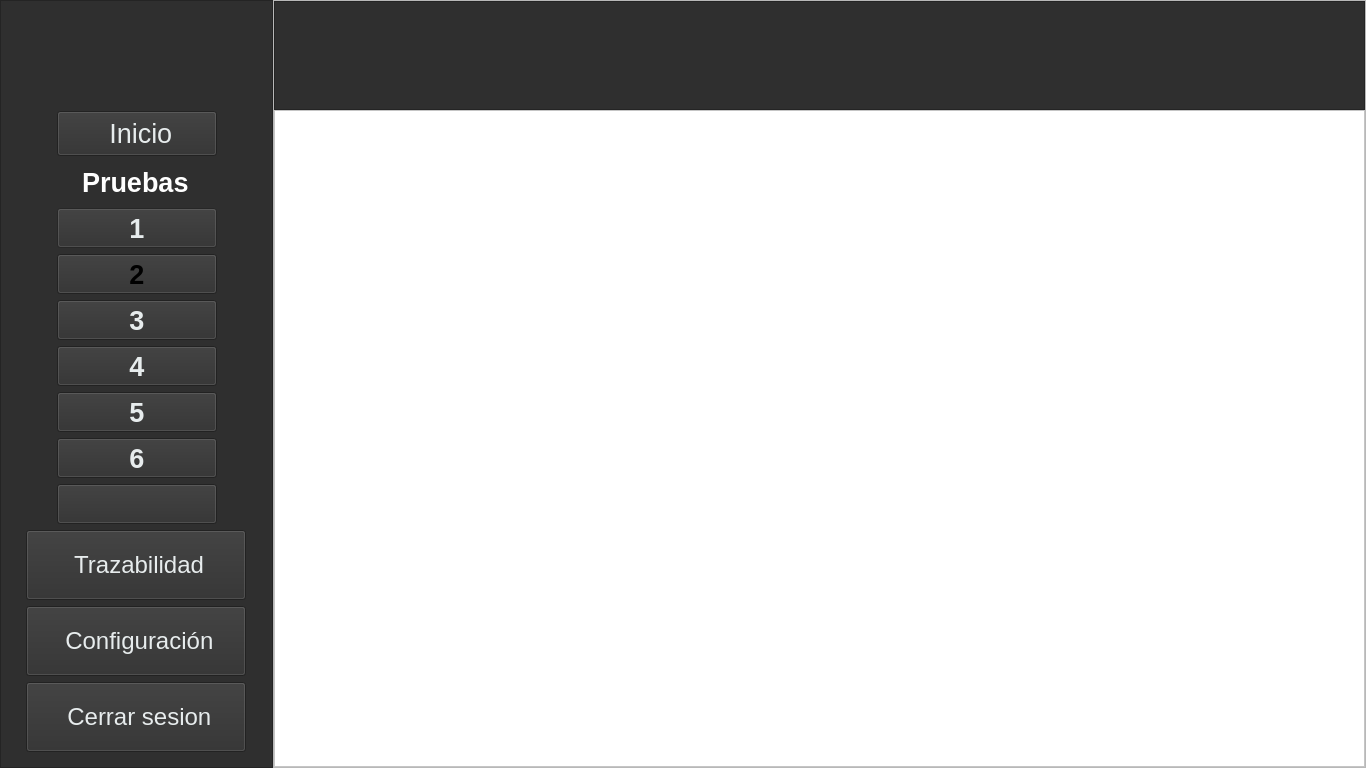
<?xml version="1.0" encoding="UTF-8"?>
<ui version="4.0">
 <class>MainWindow</class>
 <widget class="QMainWindow" name="MainWindow">
  <property name="geometry">
   <rect>
    <x>0</x>
    <y>0</y>
    <width>1366</width>
    <height>768</height>
   </rect>
  </property>
  <property name="minimumSize">
   <size>
    <width>1366</width>
    <height>768</height>
   </size>
  </property>
  <property name="windowTitle">
   <string>MainWindow</string>
  </property>
  <widget class="QWidget" name="centralwidget">
   <layout class="QHBoxLayout" name="horizontalLayout" stretch="1,4">
    <property name="spacing">
     <number>0</number>
    </property>
    <property name="leftMargin">
     <number>0</number>
    </property>
    <property name="topMargin">
     <number>0</number>
    </property>
    <property name="rightMargin">
     <number>0</number>
    </property>
    <property name="bottomMargin">
     <number>0</number>
    </property>
    <item>
     <widget class="QFrame" name="frame">
      <property name="styleSheet">
       <string notr="true">background-color: rgb(47, 47, 47);</string>
      </property>
      <property name="frameShape">
       <enum>QFrame::StyledPanel</enum>
      </property>
      <property name="frameShadow">
       <enum>QFrame::Raised</enum>
      </property>
      <layout class="QVBoxLayout" name="verticalLayout_2">
       <item>
        <layout class="QHBoxLayout" name="horizontalLayout_9">
         <item>
          <spacer name="horizontalSpacer">
           <property name="orientation">
            <enum>Qt::Horizontal</enum>
           </property>
           <property name="sizeType">
            <enum>QSizePolicy::Fixed</enum>
           </property>
           <property name="sizeHint" stdset="0">
            <size>
             <width>20</width>
             <height>17</height>
            </size>
           </property>
          </spacer>
         </item>
         <item>
          <widget class="QLabel" name="lblLogo">
           <property name="sizePolicy">
            <sizepolicy hsizetype="Ignored" vsizetype="Ignored">
             <horstretch>0</horstretch>
             <verstretch>0</verstretch>
            </sizepolicy>
           </property>
           <property name="minimumSize">
            <size>
             <width>190</width>
             <height>70</height>
            </size>
           </property>
           <property name="maximumSize">
            <size>
             <width>190</width>
             <height>80</height>
            </size>
           </property>
           <property name="text">
            <string/>
           </property>
           <property name="pixmap">
            <pixmap resource="../resources/resources.qrc">:/resources/vectorseek.com-Nidec Logo Vector.png</pixmap>
           </property>
           <property name="scaledContents">
            <bool>true</bool>
           </property>
          </widget>
         </item>
         <item>
          <spacer name="horizontalSpacer_2">
           <property name="orientation">
            <enum>Qt::Horizontal</enum>
           </property>
           <property name="sizeType">
            <enum>QSizePolicy::Fixed</enum>
           </property>
           <property name="sizeHint" stdset="0">
            <size>
             <width>21</width>
             <height>17</height>
            </size>
           </property>
          </spacer>
         </item>
        </layout>
       </item>
       <item>
        <spacer name="verticalSpacer">
         <property name="orientation">
          <enum>Qt::Vertical</enum>
         </property>
         <property name="sizeType">
          <enum>QSizePolicy::Fixed</enum>
         </property>
         <property name="sizeHint" stdset="0">
          <size>
           <width>20</width>
           <height>15</height>
          </size>
         </property>
        </spacer>
       </item>
       <item>
        <layout class="QHBoxLayout" name="horizontalLayout_39">
         <item>
          <spacer name="horizontalSpacer_9">
           <property name="orientation">
            <enum>Qt::Horizontal</enum>
           </property>
           <property name="sizeHint" stdset="0">
            <size>
             <width>40</width>
             <height>20</height>
            </size>
           </property>
          </spacer>
         </item>
         <item>
          <widget class="QPushButton" name="btnInicializar">
           <property name="minimumSize">
            <size>
             <width>160</width>
             <height>45</height>
            </size>
           </property>
           <property name="maximumSize">
            <size>
             <width>160</width>
             <height>16777215</height>
            </size>
           </property>
           <property name="font">
            <font>
             <pointsize>20</pointsize>
            </font>
           </property>
           <property name="cursor">
            <cursorShape>PointingHandCursor</cursorShape>
           </property>
           <property name="toolTip">
            <string>Volver al inicio</string>
           </property>
           <property name="styleSheet">
            <string notr="true">color: rgb(231, 236, 237);</string>
           </property>
           <property name="text">
            <string> Inicio</string>
           </property>
           <property name="icon">
            <iconset resource="../resources/resources.qrc">
             <normaloff>:/resources/home.png</normaloff>:/resources/home.png</iconset>
           </property>
           <property name="iconSize">
            <size>
             <width>32</width>
             <height>32</height>
            </size>
           </property>
           <property name="checkable">
            <bool>true</bool>
           </property>
          </widget>
         </item>
         <item>
          <spacer name="horizontalSpacer_10">
           <property name="orientation">
            <enum>Qt::Horizontal</enum>
           </property>
           <property name="sizeHint" stdset="0">
            <size>
             <width>40</width>
             <height>20</height>
            </size>
           </property>
          </spacer>
         </item>
        </layout>
       </item>
       <item>
        <layout class="QHBoxLayout" name="horizontalLayout_2">
         <item>
          <spacer name="horizontalSpacer_12">
           <property name="orientation">
            <enum>Qt::Horizontal</enum>
           </property>
           <property name="sizeHint" stdset="0">
            <size>
             <width>40</width>
             <height>20</height>
            </size>
           </property>
          </spacer>
         </item>
         <item>
          <widget class="QLabel" name="label">
           <property name="minimumSize">
            <size>
             <width>110</width>
             <height>30</height>
            </size>
           </property>
           <property name="maximumSize">
            <size>
             <width>120</width>
             <height>40</height>
            </size>
           </property>
           <property name="font">
            <font>
             <pointsize>20</pointsize>
             <weight>75</weight>
             <bold>true</bold>
            </font>
           </property>
           <property name="styleSheet">
            <string notr="true">color: rgb(255, 255, 255);</string>
           </property>
           <property name="text">
            <string>Pruebas</string>
           </property>
          </widget>
         </item>
         <item>
          <spacer name="horizontalSpacer_11">
           <property name="orientation">
            <enum>Qt::Horizontal</enum>
           </property>
           <property name="sizeHint" stdset="0">
            <size>
             <width>40</width>
             <height>20</height>
            </size>
           </property>
          </spacer>
         </item>
        </layout>
       </item>
       <item>
        <layout class="QHBoxLayout" name="horizontalLayout_3">
         <property name="spacing">
          <number>0</number>
         </property>
         <item>
          <spacer name="horizontalSpacer_14">
           <property name="orientation">
            <enum>Qt::Horizontal</enum>
           </property>
           <property name="sizeHint" stdset="0">
            <size>
             <width>40</width>
             <height>20</height>
            </size>
           </property>
          </spacer>
         </item>
         <item>
          <widget class="QPushButton" name="btnPrueba1">
           <property name="enabled">
            <bool>false</bool>
           </property>
           <property name="minimumSize">
            <size>
             <width>160</width>
             <height>30</height>
            </size>
           </property>
           <property name="maximumSize">
            <size>
             <width>120</width>
             <height>40</height>
            </size>
           </property>
           <property name="font">
            <font>
             <pointsize>20</pointsize>
             <weight>75</weight>
             <bold>true</bold>
            </font>
           </property>
           <property name="cursor">
            <cursorShape>PointingHandCursor</cursorShape>
           </property>
           <property name="toolTip">
            <string>Inicializar pruebas</string>
           </property>
           <property name="styleSheet">
            <string notr="true">color: rgb(231, 236, 237);
</string>
           </property>
           <property name="text">
            <string>1</string>
           </property>
           <property name="iconSize">
            <size>
             <width>35</width>
             <height>35</height>
            </size>
           </property>
           <property name="checkable">
            <bool>true</bool>
           </property>
          </widget>
         </item>
         <item>
          <spacer name="horizontalSpacer_13">
           <property name="orientation">
            <enum>Qt::Horizontal</enum>
           </property>
           <property name="sizeHint" stdset="0">
            <size>
             <width>40</width>
             <height>20</height>
            </size>
           </property>
          </spacer>
         </item>
        </layout>
       </item>
       <item>
        <layout class="QHBoxLayout" name="horizontalLayout_4">
         <property name="spacing">
          <number>0</number>
         </property>
         <item>
          <spacer name="horizontalSpacer_15">
           <property name="orientation">
            <enum>Qt::Horizontal</enum>
           </property>
           <property name="sizeHint" stdset="0">
            <size>
             <width>40</width>
             <height>20</height>
            </size>
           </property>
          </spacer>
         </item>
         <item>
          <widget class="QPushButton" name="btnPrueba2">
           <property name="minimumSize">
            <size>
             <width>160</width>
             <height>30</height>
            </size>
           </property>
           <property name="maximumSize">
            <size>
             <width>120</width>
             <height>40</height>
            </size>
           </property>
           <property name="font">
            <font>
             <pointsize>20</pointsize>
             <weight>75</weight>
             <bold>true</bold>
            </font>
           </property>
           <property name="styleSheet">
            <string notr="true">color: rgb(231, 236, 237);


QPushButton {
	color: rgb(231, 236, 237);
	background-color: rgb(47, 47, 47);

     border: 2px solid rgb(67, 67, 67); /* Borde para el QStackedWidget */
    border-radius: 20px; /* Bordes redondeados solo para el QStackedWidget */
    padding: 5px; /* Opcional: agrega espacio interno */
}</string>
           </property>
           <property name="text">
            <string>2</string>
           </property>
           <property name="iconSize">
            <size>
             <width>35</width>
             <height>35</height>
            </size>
           </property>
           <property name="checkable">
            <bool>true</bool>
           </property>
          </widget>
         </item>
         <item>
          <spacer name="horizontalSpacer_16">
           <property name="orientation">
            <enum>Qt::Horizontal</enum>
           </property>
           <property name="sizeHint" stdset="0">
            <size>
             <width>40</width>
             <height>20</height>
            </size>
           </property>
          </spacer>
         </item>
        </layout>
       </item>
       <item>
        <layout class="QHBoxLayout" name="horizontalLayout_5">
         <property name="spacing">
          <number>0</number>
         </property>
         <item>
          <spacer name="horizontalSpacer_18">
           <property name="orientation">
            <enum>Qt::Horizontal</enum>
           </property>
           <property name="sizeHint" stdset="0">
            <size>
             <width>40</width>
             <height>20</height>
            </size>
           </property>
          </spacer>
         </item>
         <item>
          <widget class="QPushButton" name="btnPrueba3">
           <property name="minimumSize">
            <size>
             <width>160</width>
             <height>30</height>
            </size>
           </property>
           <property name="maximumSize">
            <size>
             <width>120</width>
             <height>40</height>
            </size>
           </property>
           <property name="font">
            <font>
             <pointsize>20</pointsize>
             <weight>75</weight>
             <bold>true</bold>
            </font>
           </property>
           <property name="styleSheet">
            <string notr="true">color: rgb(231, 236, 237);</string>
           </property>
           <property name="text">
            <string>3</string>
           </property>
           <property name="iconSize">
            <size>
             <width>35</width>
             <height>35</height>
            </size>
           </property>
           <property name="checkable">
            <bool>true</bool>
           </property>
          </widget>
         </item>
         <item>
          <spacer name="horizontalSpacer_17">
           <property name="orientation">
            <enum>Qt::Horizontal</enum>
           </property>
           <property name="sizeHint" stdset="0">
            <size>
             <width>40</width>
             <height>20</height>
            </size>
           </property>
          </spacer>
         </item>
        </layout>
       </item>
       <item>
        <layout class="QHBoxLayout" name="horizontalLayout_6">
         <property name="spacing">
          <number>0</number>
         </property>
         <item>
          <spacer name="horizontalSpacer_19">
           <property name="orientation">
            <enum>Qt::Horizontal</enum>
           </property>
           <property name="sizeHint" stdset="0">
            <size>
             <width>40</width>
             <height>20</height>
            </size>
           </property>
          </spacer>
         </item>
         <item>
          <widget class="QPushButton" name="btnPrueba4">
           <property name="minimumSize">
            <size>
             <width>160</width>
             <height>30</height>
            </size>
           </property>
           <property name="maximumSize">
            <size>
             <width>120</width>
             <height>40</height>
            </size>
           </property>
           <property name="font">
            <font>
             <pointsize>20</pointsize>
             <weight>75</weight>
             <bold>true</bold>
            </font>
           </property>
           <property name="styleSheet">
            <string notr="true">color: rgb(231, 236, 237);</string>
           </property>
           <property name="text">
            <string>4</string>
           </property>
           <property name="iconSize">
            <size>
             <width>35</width>
             <height>35</height>
            </size>
           </property>
           <property name="checkable">
            <bool>true</bool>
           </property>
          </widget>
         </item>
         <item>
          <spacer name="horizontalSpacer_20">
           <property name="orientation">
            <enum>Qt::Horizontal</enum>
           </property>
           <property name="sizeHint" stdset="0">
            <size>
             <width>40</width>
             <height>20</height>
            </size>
           </property>
          </spacer>
         </item>
        </layout>
       </item>
       <item>
        <layout class="QHBoxLayout" name="horizontalLayout_7">
         <property name="spacing">
          <number>0</number>
         </property>
         <item>
          <spacer name="horizontalSpacer_22">
           <property name="orientation">
            <enum>Qt::Horizontal</enum>
           </property>
           <property name="sizeHint" stdset="0">
            <size>
             <width>40</width>
             <height>20</height>
            </size>
           </property>
          </spacer>
         </item>
         <item>
          <widget class="QPushButton" name="btnPrueba5">
           <property name="minimumSize">
            <size>
             <width>160</width>
             <height>30</height>
            </size>
           </property>
           <property name="maximumSize">
            <size>
             <width>120</width>
             <height>40</height>
            </size>
           </property>
           <property name="font">
            <font>
             <pointsize>20</pointsize>
             <weight>75</weight>
             <bold>true</bold>
            </font>
           </property>
           <property name="styleSheet">
            <string notr="true">color: rgb(231, 236, 237);</string>
           </property>
           <property name="text">
            <string>5</string>
           </property>
           <property name="iconSize">
            <size>
             <width>35</width>
             <height>35</height>
            </size>
           </property>
           <property name="checkable">
            <bool>true</bool>
           </property>
          </widget>
         </item>
         <item>
          <spacer name="horizontalSpacer_21">
           <property name="orientation">
            <enum>Qt::Horizontal</enum>
           </property>
           <property name="sizeHint" stdset="0">
            <size>
             <width>40</width>
             <height>20</height>
            </size>
           </property>
          </spacer>
         </item>
        </layout>
       </item>
       <item>
        <layout class="QHBoxLayout" name="horizontalLayout_8">
         <property name="spacing">
          <number>0</number>
         </property>
         <item>
          <spacer name="horizontalSpacer_23">
           <property name="orientation">
            <enum>Qt::Horizontal</enum>
           </property>
           <property name="sizeHint" stdset="0">
            <size>
             <width>40</width>
             <height>20</height>
            </size>
           </property>
          </spacer>
         </item>
         <item>
          <widget class="QPushButton" name="btnPrueba6">
           <property name="minimumSize">
            <size>
             <width>160</width>
             <height>30</height>
            </size>
           </property>
           <property name="maximumSize">
            <size>
             <width>120</width>
             <height>40</height>
            </size>
           </property>
           <property name="font">
            <font>
             <pointsize>20</pointsize>
             <weight>75</weight>
             <bold>true</bold>
            </font>
           </property>
           <property name="styleSheet">
            <string notr="true">color: rgb(231, 236, 237);</string>
           </property>
           <property name="text">
            <string>6</string>
           </property>
           <property name="iconSize">
            <size>
             <width>35</width>
             <height>35</height>
            </size>
           </property>
           <property name="checkable">
            <bool>true</bool>
           </property>
          </widget>
         </item>
         <item>
          <spacer name="horizontalSpacer_24">
           <property name="orientation">
            <enum>Qt::Horizontal</enum>
           </property>
           <property name="sizeHint" stdset="0">
            <size>
             <width>40</width>
             <height>20</height>
            </size>
           </property>
          </spacer>
         </item>
        </layout>
       </item>
       <item>
        <layout class="QHBoxLayout" name="horizontalLayout_10">
         <property name="spacing">
          <number>0</number>
         </property>
         <item>
          <spacer name="horizontalSpacer_26">
           <property name="orientation">
            <enum>Qt::Horizontal</enum>
           </property>
           <property name="sizeHint" stdset="0">
            <size>
             <width>40</width>
             <height>20</height>
            </size>
           </property>
          </spacer>
         </item>
         <item>
          <widget class="QPushButton" name="btnResultados">
           <property name="minimumSize">
            <size>
             <width>160</width>
             <height>30</height>
            </size>
           </property>
           <property name="maximumSize">
            <size>
             <width>120</width>
             <height>40</height>
            </size>
           </property>
           <property name="font">
            <font>
             <pointsize>20</pointsize>
            </font>
           </property>
           <property name="styleSheet">
            <string notr="true">color: rgb(231, 236, 237);</string>
           </property>
           <property name="text">
            <string/>
           </property>
           <property name="icon">
            <iconset resource="../resources/resources.qrc">
             <normaloff>:/resources/clipboard.png</normaloff>:/resources/clipboard.png</iconset>
           </property>
           <property name="iconSize">
            <size>
             <width>32</width>
             <height>32</height>
            </size>
           </property>
           <property name="checkable">
            <bool>true</bool>
           </property>
          </widget>
         </item>
         <item>
          <spacer name="horizontalSpacer_25">
           <property name="orientation">
            <enum>Qt::Horizontal</enum>
           </property>
           <property name="sizeHint" stdset="0">
            <size>
             <width>40</width>
             <height>20</height>
            </size>
           </property>
          </spacer>
         </item>
        </layout>
       </item>
       <item>
        <layout class="QHBoxLayout" name="layoutbtnTrazabilidad">
         <property name="spacing">
          <number>0</number>
         </property>
         <item>
          <spacer name="horizontalSpacer_6">
           <property name="orientation">
            <enum>Qt::Horizontal</enum>
           </property>
           <property name="sizeHint" stdset="0">
            <size>
             <width>18</width>
             <height>20</height>
            </size>
           </property>
          </spacer>
         </item>
         <item>
          <widget class="QPushButton" name="btnTrazabilidad">
           <property name="minimumSize">
            <size>
             <width>220</width>
             <height>60</height>
            </size>
           </property>
           <property name="maximumSize">
            <size>
             <width>220</width>
             <height>70</height>
            </size>
           </property>
           <property name="font">
            <font>
             <pointsize>18</pointsize>
            </font>
           </property>
           <property name="cursor">
            <cursorShape>PointingHandCursor</cursorShape>
           </property>
           <property name="styleSheet">
            <string notr="true">color: rgb(231, 236, 237);</string>
           </property>
           <property name="text">
            <string> Trazabilidad</string>
           </property>
           <property name="icon">
            <iconset resource="../resources/resources.qrc">
             <normaloff>:/resources/folder (1).png</normaloff>:/resources/folder (1).png</iconset>
           </property>
           <property name="iconSize">
            <size>
             <width>32</width>
             <height>32</height>
            </size>
           </property>
           <property name="checkable">
            <bool>true</bool>
           </property>
          </widget>
         </item>
         <item>
          <spacer name="horizontalSpacer_5">
           <property name="orientation">
            <enum>Qt::Horizontal</enum>
           </property>
           <property name="sizeHint" stdset="0">
            <size>
             <width>18</width>
             <height>20</height>
            </size>
           </property>
          </spacer>
         </item>
        </layout>
       </item>
       <item>
        <layout class="QHBoxLayout" name="layoutbtnConfiguracion">
         <property name="spacing">
          <number>0</number>
         </property>
         <item>
          <spacer name="horizontalSpacer_4">
           <property name="orientation">
            <enum>Qt::Horizontal</enum>
           </property>
           <property name="sizeHint" stdset="0">
            <size>
             <width>18</width>
             <height>20</height>
            </size>
           </property>
          </spacer>
         </item>
         <item>
          <widget class="QPushButton" name="btnConfiguracion">
           <property name="minimumSize">
            <size>
             <width>220</width>
             <height>60</height>
            </size>
           </property>
           <property name="maximumSize">
            <size>
             <width>220</width>
             <height>70</height>
            </size>
           </property>
           <property name="font">
            <font>
             <pointsize>18</pointsize>
            </font>
           </property>
           <property name="cursor">
            <cursorShape>PointingHandCursor</cursorShape>
           </property>
           <property name="styleSheet">
            <string notr="true">color: rgb(231, 236, 237);</string>
           </property>
           <property name="text">
            <string> Configuración</string>
           </property>
           <property name="icon">
            <iconset resource="../resources/resources.qrc">
             <normaloff>:/resources/cogwheel.png</normaloff>:/resources/cogwheel.png</iconset>
           </property>
           <property name="iconSize">
            <size>
             <width>32</width>
             <height>32</height>
            </size>
           </property>
           <property name="checkable">
            <bool>true</bool>
           </property>
          </widget>
         </item>
         <item>
          <spacer name="horizontalSpacer_3">
           <property name="orientation">
            <enum>Qt::Horizontal</enum>
           </property>
           <property name="sizeHint" stdset="0">
            <size>
             <width>18</width>
             <height>20</height>
            </size>
           </property>
          </spacer>
         </item>
        </layout>
       </item>
       <item>
        <layout class="QHBoxLayout" name="layoutbtnConfiguracion_2">
         <property name="spacing">
          <number>0</number>
         </property>
         <item>
          <spacer name="horizontalSpacer_7">
           <property name="orientation">
            <enum>Qt::Horizontal</enum>
           </property>
           <property name="sizeHint" stdset="0">
            <size>
             <width>18</width>
             <height>20</height>
            </size>
           </property>
          </spacer>
         </item>
         <item>
          <widget class="QPushButton" name="btnLogout">
           <property name="minimumSize">
            <size>
             <width>220</width>
             <height>60</height>
            </size>
           </property>
           <property name="maximumSize">
            <size>
             <width>220</width>
             <height>70</height>
            </size>
           </property>
           <property name="font">
            <font>
             <pointsize>18</pointsize>
            </font>
           </property>
           <property name="cursor">
            <cursorShape>PointingHandCursor</cursorShape>
           </property>
           <property name="styleSheet">
            <string notr="true">color: rgb(231, 236, 237);</string>
           </property>
           <property name="text">
            <string> Cerrar sesion</string>
           </property>
           <property name="icon">
            <iconset resource="../resources/resources.qrc">
             <normaloff>:/resources/logout (1).png</normaloff>:/resources/logout (1).png</iconset>
           </property>
           <property name="iconSize">
            <size>
             <width>32</width>
             <height>32</height>
            </size>
           </property>
           <property name="checkable">
            <bool>true</bool>
           </property>
          </widget>
         </item>
         <item>
          <spacer name="horizontalSpacer_8">
           <property name="orientation">
            <enum>Qt::Horizontal</enum>
           </property>
           <property name="sizeHint" stdset="0">
            <size>
             <width>18</width>
             <height>20</height>
            </size>
           </property>
          </spacer>
         </item>
        </layout>
       </item>
      </layout>
     </widget>
    </item>
    <item>
     <widget class="QFrame" name="frame_2">
      <property name="frameShape">
       <enum>QFrame::StyledPanel</enum>
      </property>
      <property name="frameShadow">
       <enum>QFrame::Raised</enum>
      </property>
      <layout class="QVBoxLayout" name="verticalLayout" stretch="1,6">
       <property name="spacing">
        <number>0</number>
       </property>
       <property name="leftMargin">
        <number>0</number>
       </property>
       <property name="topMargin">
        <number>0</number>
       </property>
       <property name="rightMargin">
        <number>0</number>
       </property>
       <property name="bottomMargin">
        <number>0</number>
       </property>
       <item>
        <widget class="QFrame" name="frame_3">
         <property name="styleSheet">
          <string notr="true">background-color: rgb(47, 47, 47);</string>
         </property>
         <property name="frameShape">
          <enum>QFrame::StyledPanel</enum>
         </property>
         <property name="frameShadow">
          <enum>QFrame::Raised</enum>
         </property>
         <widget class="QWidget" name="layoutWidget_14">
          <property name="geometry">
           <rect>
            <x>950</x>
            <y>10</y>
            <width>128</width>
            <height>78</height>
           </rect>
          </property>
          <layout class="QVBoxLayout" name="verticalLayout_26">
           <item>
            <layout class="QHBoxLayout" name="horizontalLayout_38">
             <property name="spacing">
              <number>12</number>
             </property>
             <item>
              <widget class="QLabel" name="lblMinize">
               <property name="sizePolicy">
                <sizepolicy hsizetype="Ignored" vsizetype="Ignored">
                 <horstretch>0</horstretch>
                 <verstretch>0</verstretch>
                </sizepolicy>
               </property>
               <property name="minimumSize">
                <size>
                 <width>30</width>
                 <height>30</height>
                </size>
               </property>
               <property name="maximumSize">
                <size>
                 <width>30</width>
                 <height>30</height>
                </size>
               </property>
               <property name="cursor">
                <cursorShape>PointingHandCursor</cursorShape>
               </property>
               <property name="toolTip">
                <string>Minimizar </string>
               </property>
               <property name="styleSheet">
                <string notr="true"/>
               </property>
               <property name="text">
                <string/>
               </property>
               <property name="pixmap">
                <pixmap resource="../resources/resources.qrc">:/resources/menos.png</pixmap>
               </property>
               <property name="scaledContents">
                <bool>true</bool>
               </property>
              </widget>
             </item>
             <item>
              <widget class="QLabel" name="lblMaximize_2">
               <property name="sizePolicy">
                <sizepolicy hsizetype="Ignored" vsizetype="Ignored">
                 <horstretch>0</horstretch>
                 <verstretch>0</verstretch>
                </sizepolicy>
               </property>
               <property name="minimumSize">
                <size>
                 <width>30</width>
                 <height>30</height>
                </size>
               </property>
               <property name="maximumSize">
                <size>
                 <width>30</width>
                 <height>30</height>
                </size>
               </property>
               <property name="cursor">
                <cursorShape>PointingHandCursor</cursorShape>
               </property>
               <property name="toolTip">
                <string>Minimizar </string>
               </property>
               <property name="styleSheet">
                <string notr="true"/>
               </property>
               <property name="text">
                <string/>
               </property>
               <property name="pixmap">
                <pixmap resource="../resources/resources.qrc">:/resources/menos.png</pixmap>
               </property>
               <property name="scaledContents">
                <bool>true</bool>
               </property>
              </widget>
             </item>
             <item>
              <widget class="QLabel" name="lblClose_2">
               <property name="sizePolicy">
                <sizepolicy hsizetype="Ignored" vsizetype="Ignored">
                 <horstretch>0</horstretch>
                 <verstretch>0</verstretch>
                </sizepolicy>
               </property>
               <property name="minimumSize">
                <size>
                 <width>40</width>
                 <height>40</height>
                </size>
               </property>
               <property name="maximumSize">
                <size>
                 <width>40</width>
                 <height>40</height>
                </size>
               </property>
               <property name="cursor">
                <cursorShape>PointingHandCursor</cursorShape>
               </property>
               <property name="toolTip">
                <string>Cerrar</string>
               </property>
               <property name="text">
                <string/>
               </property>
               <property name="pixmap">
                <pixmap resource="../resources/resources.qrc">:/resources/cerrar.png</pixmap>
               </property>
               <property name="scaledContents">
                <bool>true</bool>
               </property>
              </widget>
             </item>
            </layout>
           </item>
           <item>
            <spacer name="verticalSpacer_2">
             <property name="orientation">
              <enum>Qt::Vertical</enum>
             </property>
             <property name="sizeType">
              <enum>QSizePolicy::Fixed</enum>
             </property>
             <property name="sizeHint" stdset="0">
              <size>
               <width>20</width>
               <height>28</height>
              </size>
             </property>
            </spacer>
           </item>
          </layout>
         </widget>
        </widget>
       </item>
       <item>
        <widget class="QFrame" name="frame_4">
         <property name="styleSheet">
          <string notr="true">background-color: rgb(255, 255, 255);</string>
         </property>
         <property name="frameShape">
          <enum>QFrame::StyledPanel</enum>
         </property>
         <property name="frameShadow">
          <enum>QFrame::Raised</enum>
         </property>
        </widget>
       </item>
      </layout>
     </widget>
    </item>
   </layout>
  </widget>
 </widget>
 <resources>
  <include location="../resources/resources.qrc"/>
  <include location="../../Nelson-global-manual-marker/resources/resources.qrc"/>
 </resources>
 <connections/>
</ui>
